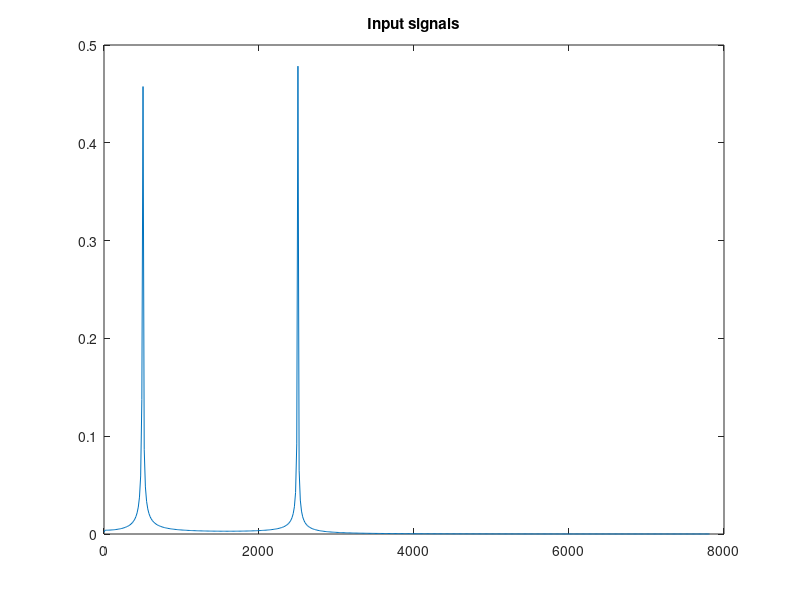
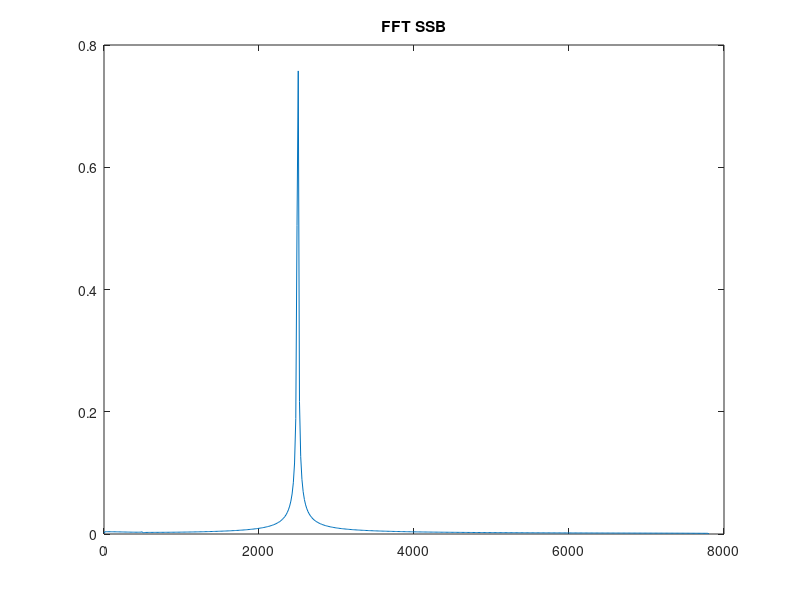
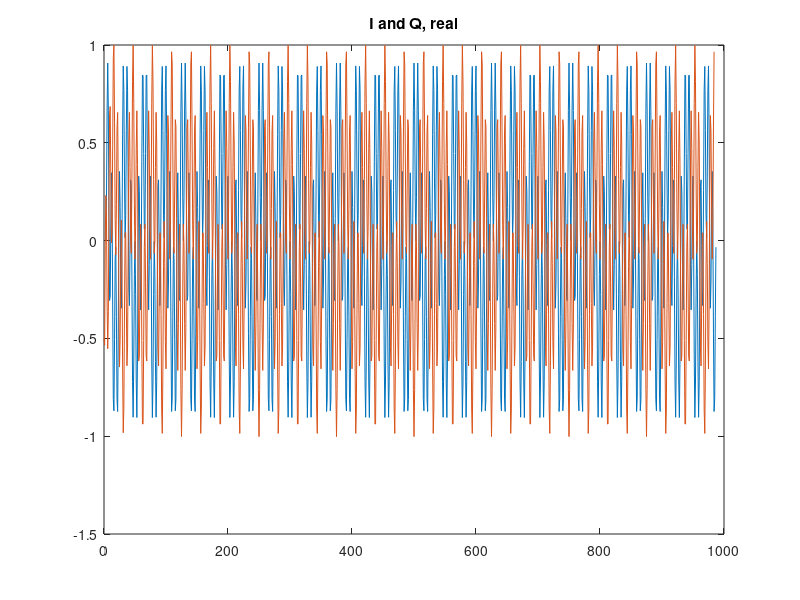
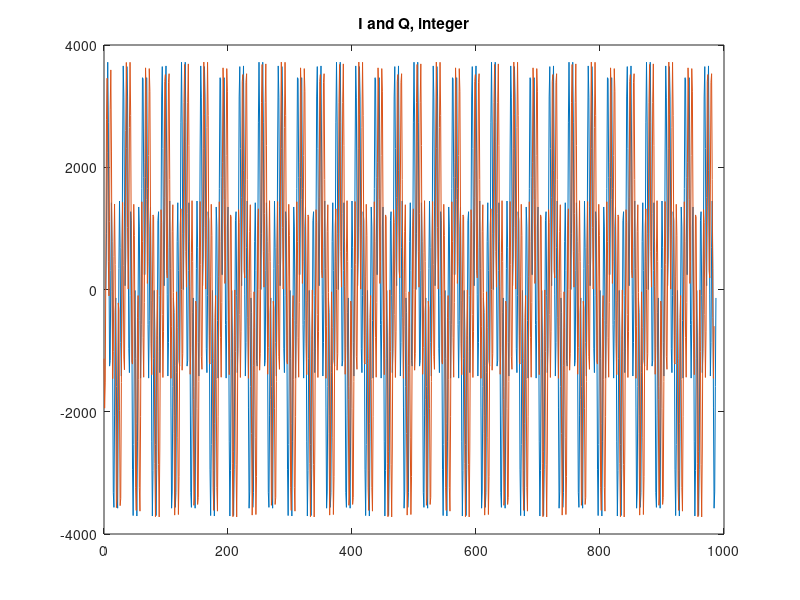

MATLAB code for these plots, in order:
% Hilbert filter generator and visuals for Verilog
% Copyright (C) 2025 Alberto Garlassi I4NZX
% Part of the code comes from
% https://dsp.stackexchange.com/questions/50015/discrepancies-between-fft-based-hilbert-transform-and-fir-filter-results

pkg load signal;
n_samples = 1024
f_sample = 62500/4;
f_sig =1500;
f_lo = 1000;
N = 39;      %7 filter length of FIR Hilbert transformer is 2*N+1
bits_hilbert = 12; % n bits of integer representation of Hilbert coefficients
SIZE = 12; % n bits of integer representation of signal
idx = (0:n_samples-1)';
sig = sin((2*pi *  f_sig / f_sample) .* idx);
lo_sin = sin((2*pi *  f_lo / f_sample) .* idx);
lo_cos = cos((2*pi *  f_lo / f_sample) .* idx);
x0_sin= sig .* lo_sin;
x0_cos = sig .* lo_cos;
Y = fft(x0_sin);

P2 = abs(Y/n_samples);
P1 = P2(1:n_samples/2+1);
P1(2:end-1) = 2*P1(2:end-1);

f = f_sample*(0:(n_samples/2))/n_samples;

figure(1)
plot(f,P1)
title("Input signals");

h = hilbert(x0_sin);
nn = (1:N)';
g = 2*(sin(pi*nn/2)).^2./ (pi*nn);
g = [-g(N:-1:1);0;g];
hw = hamming(2*N+1);
g = g.*hw(:);    % windowed coefficients
I = x0_cos;
Q = filter(g,1,x0_cos);
h2 = I(1:end-N) + 1i*Q(N+1:end);
A1 = abs(h);
A2 = abs(h2);

I_sin = x0_sin;
idx2 = idx + round ((f_sample /f_sig )/4);
SSB =  I_sin(1:end-N)+ Q(N+1:end);


Y_SSB = fft(SSB);

P2 = abs(Y_SSB/(n_samples-N));
P1 = P2(1:(n_samples-N)/2+1);
P1(2:end-1) = 2*P1(2:end-1);

f = f_sample*(0:((n_samples-N)/2))/(n_samples-N);

figure(3);
plot(f,P1);
title('FFT SSB');


g_int = round(g * 2^bits_hilbert);    % windowed coefficients
I = x0_sin;
Q_int = filter(g_int,1,x0_sin)/2^bits_hilbert;

figure (4);
idx2 = idx + round ((f_sample /f_sig )/4);
plot (idx2(1:end-N), I(1:end-N), idx(1:end-N), Q(N+1:end ));
title('I and Q, real');

sig_int = round(sin((2*pi *  f_sig / f_sample) .* idx) * 2^SIZE);
lo_int = round(sin((2*pi *  f_lo / f_sample) .* idx) * 2^SIZE);
x0_sin_int = sig_int .* lo_int;
I = x0_sin_int / 2^SIZE;
Q_int = filter(g_int,1,x0_sin_int)/ 2^bits_hilbert / 2^SIZE ;

figure (5);
idx2 = idx + round ((f_sample /f_sig )/4);
plot (idx2(1:end-N), I(1:end-N), idx(1:end-N), Q_int(N+1:end ));
title('I and Q, integer');

f_id = fopen('C:\Users\alberto\Lattice\hilbert.v', 'w');
fprintf(f_id, "/*\n   Hilbert filter for Verilog\n");
fprintf(f_id,     "   Copyright (C) 2025 Alberto Garlassi I4NZX\n \
  GPL v3\n*/\n\n");

fprintf(f_id, "module Hilbert (\n \
input  clk  ,\n \
input  data_ready  ,\n \
input  [31:0] data_in,\n \
output reg signed [31:0] Q_out\n \
);\n\n\
parameter SIZE = %d;\n\n", SIZE);

N = floor(length(g)/2);
for idx = 1:2:N
    fprintf(f_id, "parameter k_%d = %d ;\n", idx-1, round((2 ^ bits_hilbert) * -g(idx)));
end
fprintf(f_id, "\n");
for idx = 0:2:N-1
    fprintf(f_id, "reg signed [SIZE-1:0] sum_%d ;\n", idx);
end
fprintf(f_id, "\n");
for idx = 0:2:N-1
    fprintf(f_id, "reg signed [SIZE-1:0] mul_%d ;\n", idx);
end
fprintf(f_id, "\n");
for idx = 0:1:2*N-1
    fprintf(f_id, "reg signed [SIZE-1:0] v_%d;\n", idx);
end
fprintf(f_id, "\nalways @(posedge clk)\n \
begin\n");
fprintf(f_id, "   if (data_ready)\n \
      begin\n");
fprintf(f_id, "        sum_0 <= (v_0 - data_in);\n");
for idx = 2:2:N
    fprintf(f_id, "        sum_%d <= (v_%d - v_%d) ;\n", idx, idx, N*2 - idx);
end
for idx = 0:2:N-1
    fprintf(f_id, "        mul_%d <= sum_%d * k_%d; \n", idx, idx, idx);
end
%fprintf(f_id, "        Q_out <= sum_0 * k_0 +  \n");
%fprintf(f_id, "        0;\n");
for idx = 0:1:2*N-2
    fprintf(f_id, "        v_%d <= v_%d;\n", idx, idx+1);
end
fprintf(f_id, "        v_%d <= data_in;\n", 2*N-1);
fprintf(f_id, "      end\n");
fprintf(f_id, "   end\n");
fprintf(f_id, "endmodule\n");

fclose(f_id)

